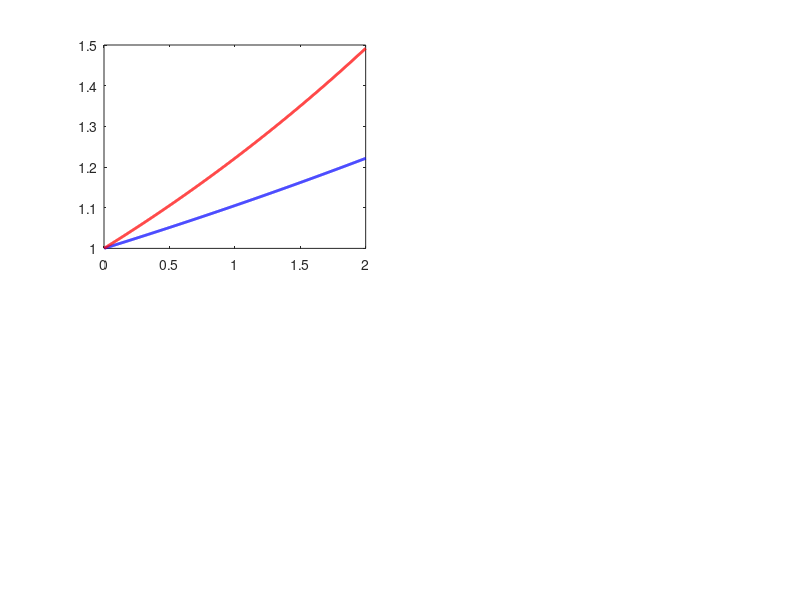

MATLAB code for this plot: (Note: this script raises an error after producing the figure.)
clear;clc;close all

Hz = 400; tend = 2;
t = 1/Hz : 1/Hz : tend; t = t'; Sf = 100;% time = time(1:400);
% 
amp1 = exp(0.1*t);  amp2 = exp(0.2*t);  amp3 = exp(0.3*t);
% 
Sig1 = amp1.*exp(2*1i*pi*(25*t.^2));                        IF1 = 50*t;
Sig2 = amp2.*exp(2*1i*pi*(25*t));                           IF2 = 25*ones(length(t),1);
Sig3 = amp3.*exp(2*1i*pi*(-22*t.^2 + 95*t + sin(5*t)));     IF3 = -44*t + 95 + 5*cos(5*t);

figure; set(gcf,'Position',[20 100 800 450]);
subplot(221);plot(t,amp1,'b','LineWidth',2);hold on;plot(t,amp2,'r','LineWidth',2);plot(t,amp3,'Color','[0, 0.5, 0]','LineWidth',2);
axis xy; xlim([0,t(end)]);ylim([0.9 1.9]);
legend('Mode 1','Mode 2','Mode 3','Location','northwest')
xlabel('Time (s)','FontSize',12,'FontName','Times New Roman');
ylabel('Amplitude','FontSize',12,'FontName','Times New Roman');

Sig = Sig1 + Sig2 + Sig3;

% -------------------- STFT ----------------------------
window = 128; Nfrebin = 1024;
[Spec0,f] = STFT(real(Sig(:)),Hz,Nfrebin,window);
subplot(222);imagesc(t,f,abs(Spec0)/max(max(abs(Spec0)))); axis([0 2 0 110]);
xlabel('Time (s)'); ylabel('Frequency (Hz)');
set(gca,'YDir','normal');% set(gca,'FontSize',12);% set(gcf,'Color','w');

%% Estimating the number of components
Sigr = exp(2*pi*1i*(10*t));                       %  IF =  10;
[Spec2,~] = STFT(real(Sigr(:)),Hz,Nfrebin,window);

N = length(t);
n = NaN(1,N);
hop = 8;                                                                   
deltatime = 23;
for i = deltatime : hop: N-(deltatime-1)
    Spec1 = 0*Spec0;
    Spec3 = 0*Spec2;
    pii = i-(deltatime-1); pf = i + (deltatime-1);
    Spec1(:,pii:pf) = Spec0(:,pii:pf);
    H1 = renyi(abs(Spec1));
    Spec3(:,pii:pf) = Spec2(:,pii:pf);
    H2 = renyi(abs(Spec3));
    n(i) = 2^(H1-H2);
end
% 
% figure;plot(floor(n),'bo')
%% ridge extraction and fitting
Num = max(floor(n));    % the number of the components

deltaf = 0.03*Hz; 
beta = 1e-3;
Sig0 = real(Sig)';
if (isreal(Sig0))
    Sig0 = hilbert(Sig0);
end

Nh=151; Nc=71; % threshold=0.03;

[SpecA,Atau,Af] = mALCT(Sig0,Hz,Nh,Nc,Num);
subplot(223);imagesc(Atau,Af,abs(SpecA')/max(max(abs(SpecA')))); axis([0 2 0 110]); axis xy
xlabel('Time (s)'); ylabel('Frequency (Hz)');

cbar = colorbar('horizontal'); % Create horizontal color bar
xlabel(cbar, 'Amplitude [•]'); % Label the color bar
caxis([0 1]);
set(cbar, 'Position', [0.36, 0.46, 0.2, 0.02]);

fidexmult = zeros(Num,length(Sig0)); clearvars Spec Af c bw IFfit extr_Sig findex fidexmult
num = Num;
for i = 1 : Num

    [Spec,Atau,Af] = mALCT(Sig0,Hz,Nh,Nc,num);
    Spec = Spec';
    c = findridges(Spec,deltaf,0.5,num,7);
    bw = 0.01*Hz; % Hz/60 the bandwidth of the TF filter for ridge extraction
    [IFfit,extr_Sig] = Dechirp_filter(Sig0,Hz,bw,Af(c),beta);
    fidexmult(i,:) = c;
    Sig0 = Sig0 - extr_Sig;
    num = num - 1;
end
% figure;plot(Af(fidexmult)');

%% ridge path regrouping

Df = 0.03*Hz;
[findex,interset] = RPRG(fidexmult,Df);

%% Smoothing of ridges

beta1 = 1e-5; % this parameter can be smaller which will be helpful for the convergence, but it may cannot properly track fast varying IFs
iniIF = curvesmooth(Af(findex),beta1); % the initial guess for the IFs by ridge detection; the initial IFs should be smooth and thus we smooth the detected ridges

subplot(224);
plot(t,IF1,'k','LineWidth',2); hold on; plot(t,IF2,'b','LineWidth',2); plot(t,IF3,'color','[0.75, 0, 0.75]','LineWidth',2);
plot(t,iniIF(3,:),'--c','LineWidth',2);plot(t,iniIF(1,:),'color','0.71 0.71 0.71','LineStyle','--','LineWidth',2);plot(t,iniIF(2,:),'--r','LineWidth',2); 
xlabel('Time (s)'); ylabel('Frequency (Hz)');axis([0 2 0 100]);
legend('T. IF1','T. IF2','T. IF3','E. IF1','E. IF2','E. IF3','Location','north','NumColumns',2)
axis([0 2 0 110]);
set(findall(gcf,'-property','FontSize'),'FontSize',12, 'FontName', 'Times New Roman')
% figure;,subplot(211);plot(t,iniIF(2,:)-IF1);subplot(212);plot(t,iniIF(1,:)-IF2);
%% run the CT with g for TFC domain
alpha1 = 50;
tt = -8:1/Hz:8;
h1 = exp(-pi*alpha1*tt.^2'); % window g_0
eta = 1;

[tfc1, tfrtic, tcrtic] = sqSTCTm(Sig, eta/length(Sig), 1, h1);

% figure
% imageSQ(Hz*tfrtic, Hz^2*tcrtic, abs(squeeze(tfc1(:,:,201))), 1); axis xy; colormap(1-gray);
% xlabel('frequency (Hz)'); ylabel('chirp rate');
%% TFC ridges
if1 = iniIF(1,:);
if2 = iniIF(2,:);
if3 = iniIF(3,:);
chirpn1 = gradient(if1)/(t(2)-t(1));
chirpn2 = gradient(if2)/(t(2)-t(1));
chirpn3 = gradient(if3)/(t(2)-t(1));

for i = 1:length(Sig)

    [~,bb] = min(abs(tfrtic-if1(i)/Hz));
    line1(i,1) = bb;
    [~,bb1] = min(abs(tcrtic-chirpn1(i)/Hz^2));
    line1(i,2) = bb1-1;

    [~,bb2] = min(abs(tfrtic-if2(i)/Hz));
    line2(i,1) = bb2;
    [~,bb3] = min(abs(tcrtic-chirpn2(i)/Hz^2));
    line2(i,2) = bb3-1;

    [~,bb4] = min(abs(tfrtic-if3(i)/Hz));
    line3(i,1) = bb4;
    [~,bb5] = min(abs(tcrtic-chirpn3(i)/Hz^2));
    line3(i,2) = bb5-1;
end

% reconstruction
scrsz = get(0,'ScreenSize');
rrcon = zeros(3,length(Sig));
scale = alpha1;
stctmat = tfc1;
for char = 1:length(Sig)
    tmp = zeros(3,3);
    tmp(1,1) = 1/sqrt(scale+1i*(tcrtic(line1(char,2))*Hz^2 - chirpn1(char)))*exp(-pi*(tfrtic(line1(char,1))*Hz-if1(char))^2/(scale+1i*(tcrtic(line1(char,2))*Hz^2 - chirpn1(char))));
    tmp(1,2) = 1/sqrt(scale+1i*(tcrtic(line1(char,2))*Hz^2 - chirpn2(char)))*exp(-pi*(tfrtic(line1(char,1))*Hz-if2(char))^2/(scale+1i*(tcrtic(line1(char,2))*Hz^2 - chirpn2(char))));
    tmp(1,3) = 1/sqrt(scale+1i*(tcrtic(line1(char,2))*Hz^2 - chirpn3(char)))*exp(-pi*(tfrtic(line1(char,1))*Hz-if3(char))^2/(scale+1i*(tcrtic(line1(char,2))*Hz^2 - chirpn3(char))));

    tmp(2,1) = 1/sqrt(scale+1i*(tcrtic(line2(char,2))*Hz^2 - chirpn1(char)))*exp(-pi*(tfrtic(line2(char,1))*Hz-if1(char))^2/(scale+1i*(tcrtic(line2(char,2))*Hz^2 - chirpn1(char))));
    tmp(2,2) = 1/sqrt(scale+1i*(tcrtic(line2(char,2))*Hz^2 - chirpn2(char)))*exp(-pi*(tfrtic(line2(char,1))*Hz-if2(char))^2/(scale+1i*(tcrtic(line2(char,2))*Hz^2 - chirpn2(char))));
    tmp(2,3) = 1/sqrt(scale+1i*(tcrtic(line2(char,2))*Hz^2 - chirpn3(char)))*exp(-pi*(tfrtic(line2(char,1))*Hz-if3(char))^2/(scale+1i*(tcrtic(line2(char,2))*Hz^2 - chirpn3(char))));

    tmp(3,1) = 1/sqrt(scale+1i*(tcrtic(line3(char,2))*Hz^2 - chirpn1(char)))*exp(-pi*(tfrtic(line3(char,1))*Hz-if1(char))^2/(scale+1i*(tcrtic(line3(char,2))*Hz^2 - chirpn1(char))));
    tmp(3,2) = 1/sqrt(scale+1i*(tcrtic(line3(char,2))*Hz^2 - chirpn2(char)))*exp(-pi*(tfrtic(line3(char,1))*Hz-if2(char))^2/(scale+1i*(tcrtic(line3(char,2))*Hz^2 - chirpn2(char))));
    tmp(3,3) = 1/sqrt(scale+1i*(tcrtic(line3(char,2))*Hz^2 - chirpn3(char)))*exp(-pi*(tfrtic(line3(char,1))*Hz-if3(char))^2/(scale+1i*(tcrtic(line3(char,2))*Hz^2 - chirpn3(char))));

    xtmp = [stctmat(line1(char,2),line1(char,1),char); stctmat(line2(char,2),line2(char,1),char); stctmat(line3(char,2),line3(char,1),char)]/Hz;
    rrcon(:,char) = tmp\xtmp;
end
%%
figure; set(gcf,'Position',[20 100 800 450]);
subplot(231)
plot(t,real(Sig1), 'color', 'k'); xlabel('time (s)');hold on
plot(t,real(rrcon(3,:)),'--c');ylim([-2.1 2.1]);
xlabel('Time (s)'); ylabel('Amplitude');%legend('Real','Reconstructed','Orientation','horizontal');

subplot(234)
plot(t, real(Sig1')-real(rrcon(3,:)), 'r'); ylim([-2.1 2.1]); xlabel('Time (s)');ylabel('Amplitude');legend('Error')

subplot(232)
plot(t,real(Sig2), 'color', 'k'); xlabel('Time (s)');hold on;
plot(t,real(rrcon(2,:)),'--c');ylim([-2.1 2.1]);
xlabel('Time (s)'); ylabel('Amplitude');legend('Real','Reconstructed','Orientation','horizontal');

subplot(235)
plot(t, real(Sig2')-real(rrcon(2,:)), 'r'); ylim([-2.1 2.1]); xlabel('Time (s)');ylabel('Amplitude');legend('Error')

subplot(233)
plot(t,real(Sig3), 'color', 'k'); xlabel('Time (s)');hold on;
plot(t,real(rrcon(1,:)),'--c');ylim([-2.1 2.1]);
xlabel('Time (s)'); ylabel('Amplitude');%legend('Real','Reconstructed','Orientation','horizontal');

subplot(236)
plot(t, real(Sig3')-real(rrcon(1,:)), 'r'); ylim([-2.1 2.1]); xlabel('Time (s)');ylabel('Amplitude');legend('Error')

set(findall(gcf,'-property','FontSize'),'FontSize',12, 'FontName', 'Times New Roman')